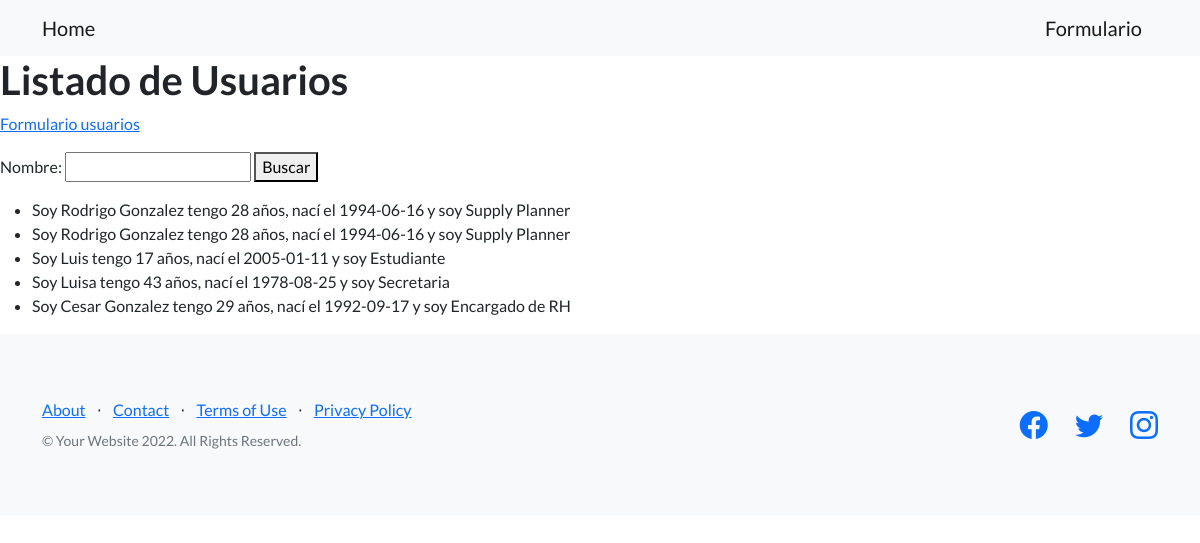
/usuarios/, run on an earlier commit of the app's database.
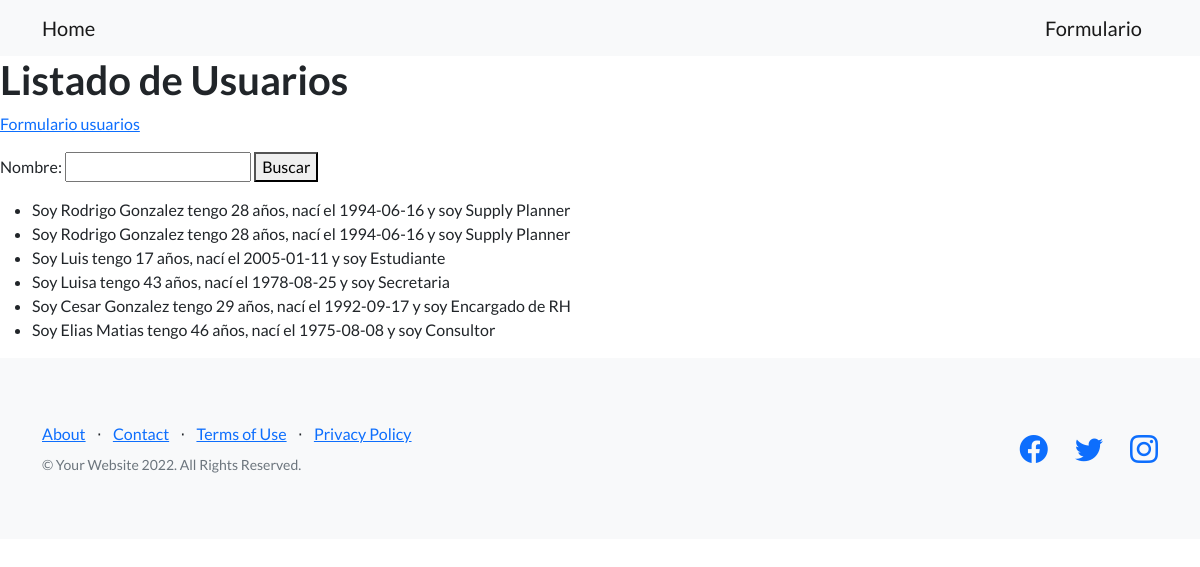
And on a later commit of the database.
### Entregable1/models.py (models this page shows)
class Usuarios(models.Model):
    nombre = models.CharField(max_length=30)
    edad = models.IntegerField()
    fecha_nacimiento = models.DateField(null = True)
    ocupacion = models.CharField(max_length=30)
    def __str__(self):
        return f'Soy {self.nombre} tengo {self.edad} años, nací el {self.fecha_nacimiento} y soy {self.ocupacion}'

### Entregable1/views.py (the view)
# urls.py: path("usuarios/", listado_usuarios, name='listado_usuarios'),
def listado_usuarios(request):
    nombre_de_busqueda = request.GET.get('nombre')
    if nombre_de_busqueda:
        listado_usuarios = Usuarios.objects.filter(nombre__icontains=nombre_de_busqueda)
    else:
        listado_usuarios = Usuarios.objects.all()
    form = BusquedaUsuario()
    return render(request, 'usuarios.html', {'listado_usuarios': listado_usuarios, 'form': form})

### Entregable1/forms.py
class BusquedaUsuario(forms.Form):
    nombre = forms.CharField(max_length=30, required=False)

### templates/usuarios.html (shortened to what this page needs)
{% extends 'template_base.html' %}
{% block texto_header %}
<h1>
    Listado de Usuarios
</h1>
{% endblock texto_header %}
{% block despues_del_header %}
<p>
    <a href={% url 'formulario' %}>Formulario usuarios</a>
</p>
<p>
    <form action={% url 'listado_usuarios' %}>
        {{form}}
        <button>Buscar</button>
</p>
<p>
    {% if listado_usuarios %}
    <ul>
        {% for usuario in listado_usuarios %}
        <li>
            {{usuario}}
        </li>
        {% endfor %}
    </ul>
    {% else %}
    No se encontraron datos.
    {% endif %}
</p>
{% endblock despues_del_header %}

What changed in the data, as far as the page shows it:
added Usuarios: nombre+edad+fecha_nacimiento "Soy Elias Matias tengo 46 años, nací el 1975-08-08 y soy Consultor"
